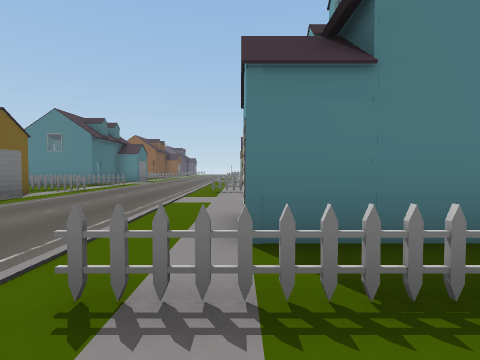
view 1 (above)

19 first-person views from a walk through a Unity game level. The camera is 1.3 m above the floor, tilts 2° down and sees 80° across. The floor is counted in squares, 2.27 m on a side. Each view is taken from the middle of a square. On the plan, view 1 faces up. The plan holds only what a view shows up to about 9 squares ahead; the rest is blank. The place goes on beyond the plan. The player character is not drawn. Door leaves are left out, so doorways stand open.

view 2
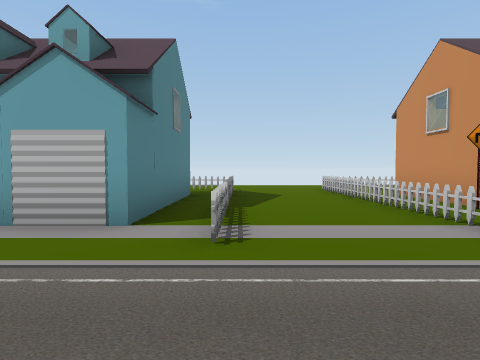

view 3
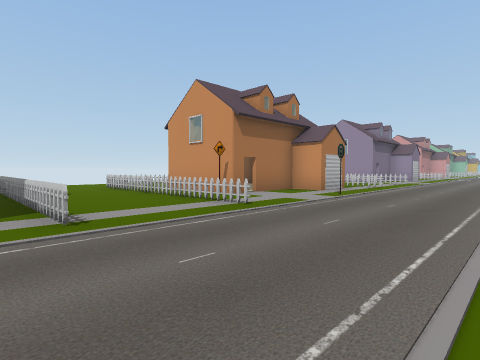

view 4
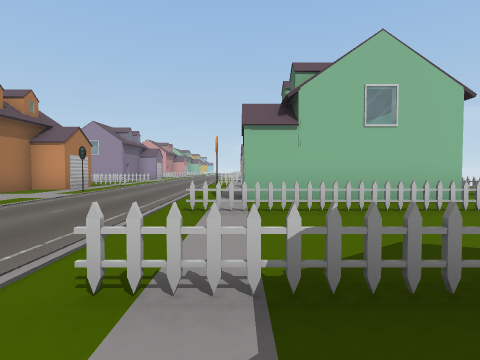

view 5
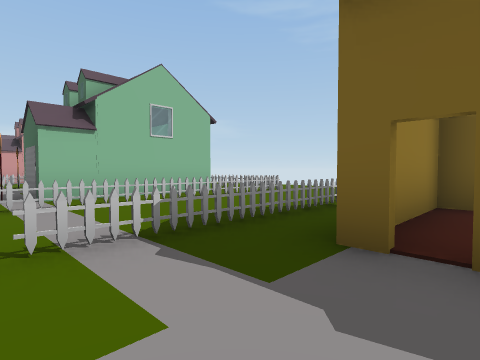

view 6
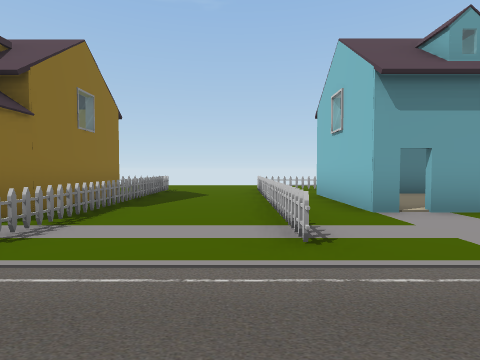

view 7
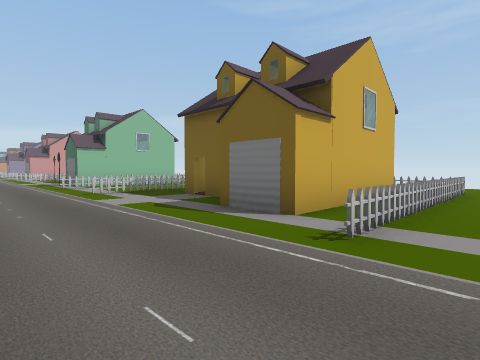

view 8
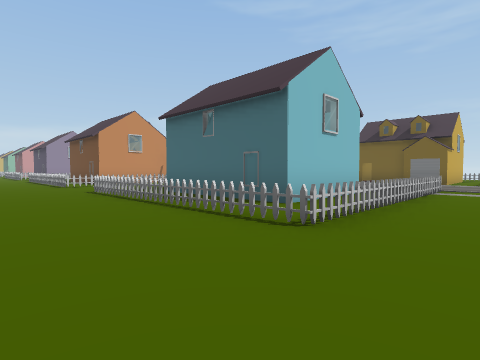

view 9
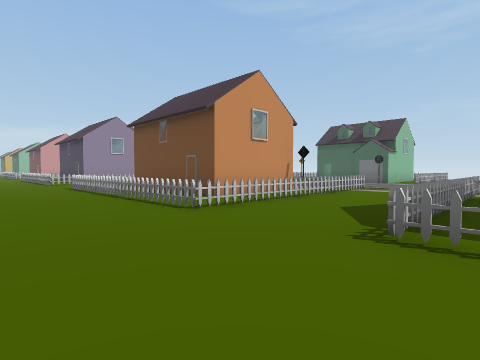

view 10
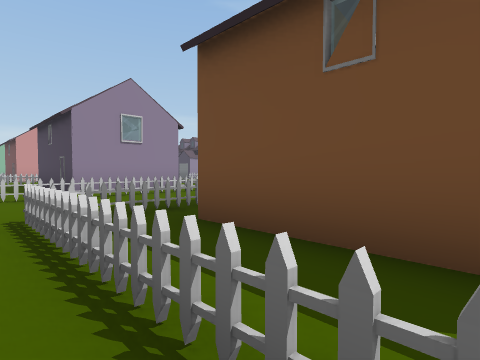

view 11
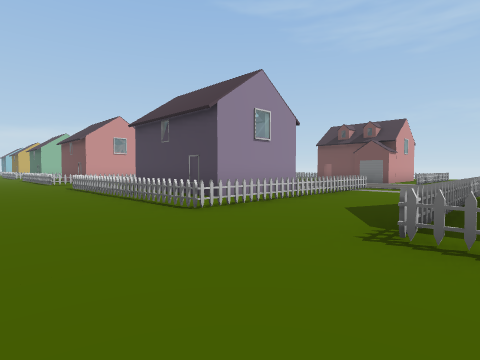

view 12
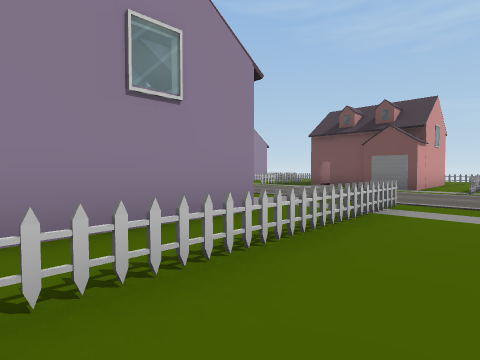

view 13
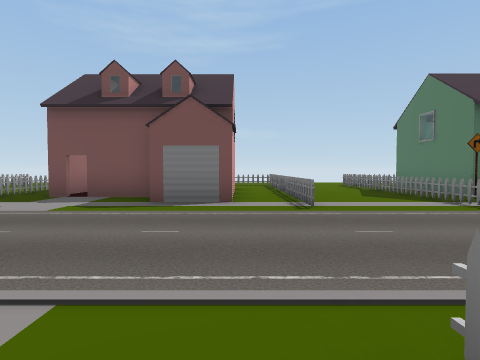

view 14
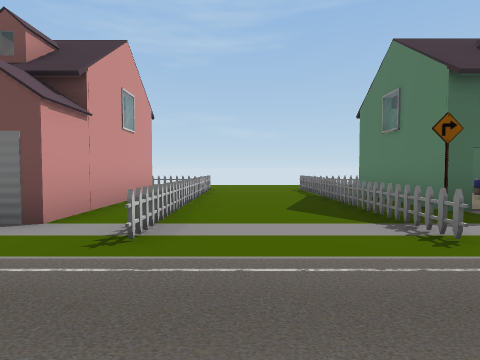

view 15
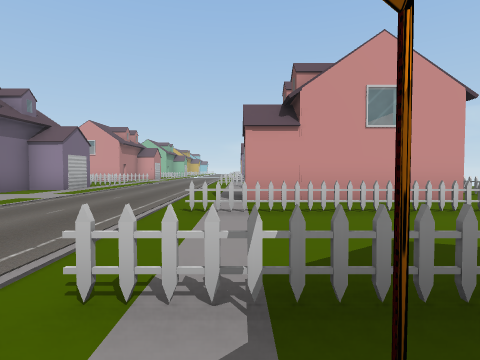

view 16
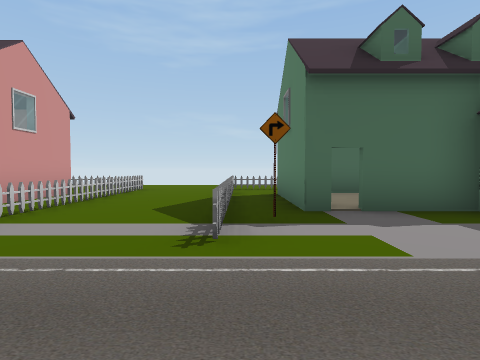

view 17
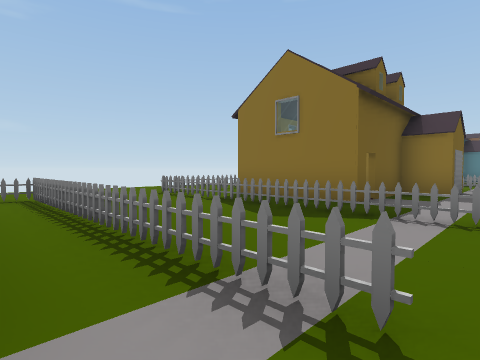

view 18
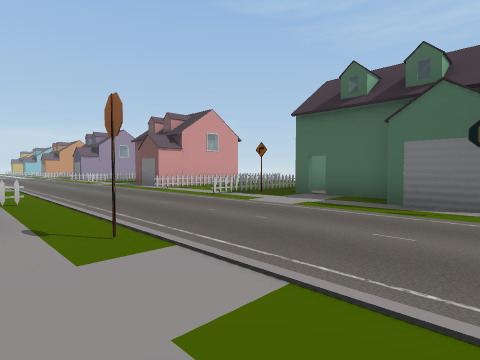

view 19
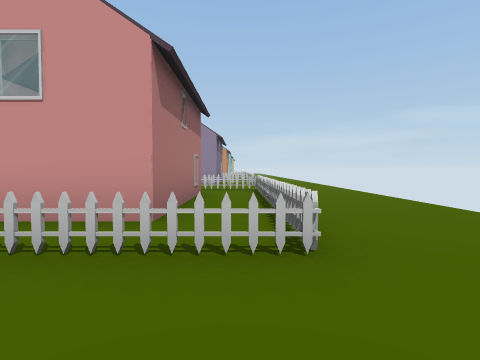

### Floor plan
Key: @ floor where view 1 was taken; # wall or solid block; . floor; = window, fence, low wall or low ledge; O other object.
Columns run from 13 left of view 1 to 8 right of it. Each row starts with its distance up from view 1.
 11              O###O=
 10             .======.
  9       ................
  8    ======.............
  7    =####O....======...
  6    =O  #O.....O##O=...
  5     O  O#.....O  O=...
  4   .=O  O.....OO  O=...
  3   .=O##O.....O   O=..
  2  ..======....OOOOO=...
  1  ............======...
  0  ............@........
 -1  ..======....======...
 -2    =O###O.....O...=...
 -3    =O   O.....O##O=...
 -4    =OO OO...#.O  O=..
 -5    =O  O.....OO  O=..
 -6   .=O##O.....O   O=..
 -7   .=====O....O   O=...
 -8   ...........======...
 -9   ....................
-10  ..======....=====....
-11 ...=O###O.........=...
-12 ...=O   O.....O##O=...
-13 ...=O  O#.....O  O=..
-14 .. =O  O.....O#  O=..
-15 .. =O #O.....OO OO=..

Positions as (right, up) in squares from view 1, and headings:
1: (0, 0), facing up
2: (-3, 1), facing right
3: (-4, 2), facing down-right
4: (-5, 3), facing down
5: (-4, 4), facing down-left
6: (-3, 8), facing right
7: (-2, 9), facing down-left
8: (8, 9), facing down-left
9: (8, 2), facing down-left
10: (6, -4), facing down-left
11: (8, -7), facing down-left
12: (4, -9), facing down-left
13: (0, -11), facing left
14: (-2, -9), facing left
15: (-5, -6), facing down
16: (-2, -7), facing left
17: (-4, -2), facing up-left
18: (0, -2), facing down-left
19: (-10, -8), facing down
